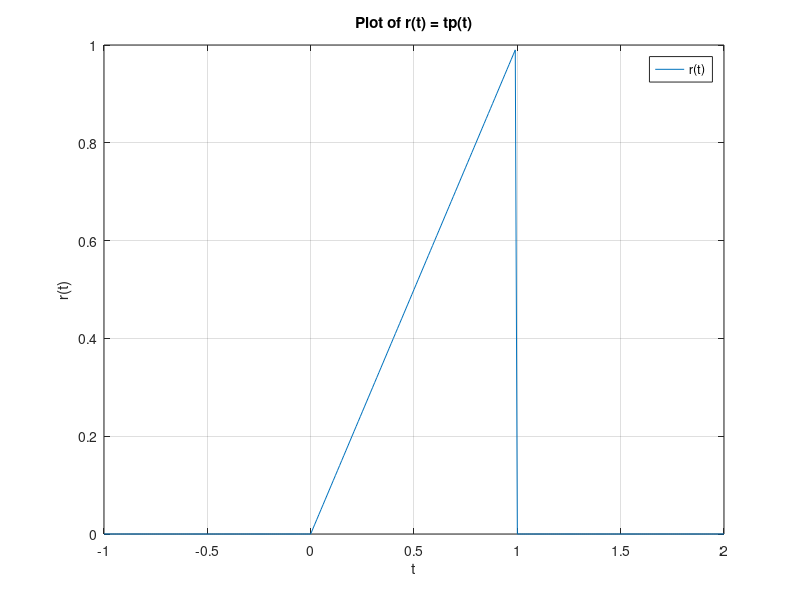
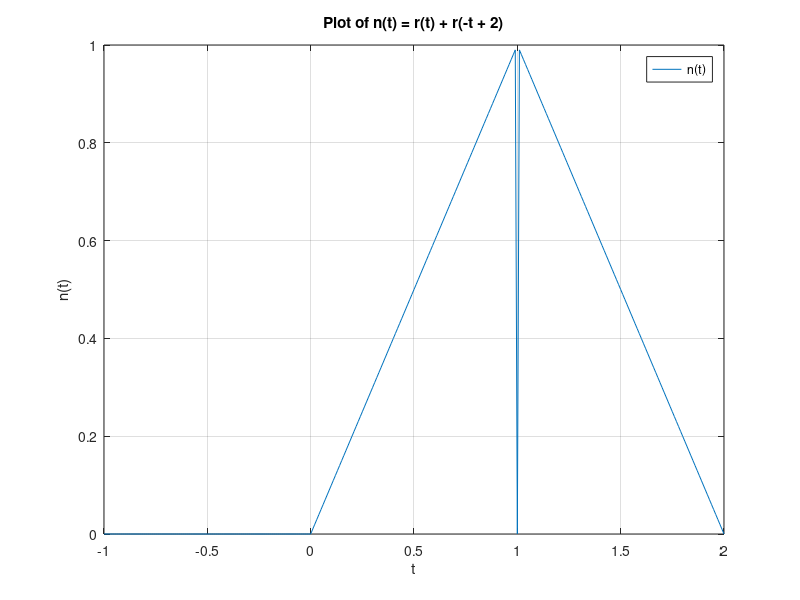

The MATLAB source for these figures, in order:
% Ivan Wang 501086429

% Problem B.2

p = @(t) 1.0.*((t>=0)&(t<1));
t = (-1:0.01:2); 

r = @(t) t.*p(t); % Calculate r(t) = tp(t)

% Create figure for r(t)
figure;
plot(t,r(t)); % Plot r(t)

xlabel('t');
ylabel('r(t)');
grid;
title('Plot of r(t) = tp(t)');
legend('r(t)');


% Create figure for n(t)
figure;
n = @(t) r(t) + r(-t + 2); % Calculate n(t) = r(t) + r(-t + 2)
plot(t,n(t)); % Plot n(t)

xlabel('t');
ylabel('n(t)');
grid;
title('Plot of n(t) = r(t) + r(-t + 2)');
legend('n(t)');
